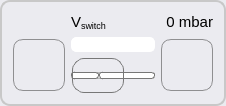
              <widget class="QGroupBox" name="groupBox_switch">
               <property name="sizePolicy">
                <sizepolicy hsizetype="Expanding" vsizetype="Expanding">
                 <horstretch>0</horstretch>
                 <verstretch>0</verstretch>
                </sizepolicy>
               </property>
               <property name="minimumSize">
                <size>
                 <width>150</width>
                 <height>50</height>
                </size>
               </property>
               <property name="maximumSize">
                <size>
                 <width>16777215</width>
                 <height>16777215</height>
                </size>
               </property>
               <property name="styleSheet">
                <string notr="true">QGroupBox { 
     border: 2px solid  rgb(200, 200, 200); ; 
     border-radius: 10px; 
    color: rgb(80, 80, 80);
    background-color: rgb(235, 235, 240);
   /* background-color: rgb(235, 240, 235);*/
 } 

 QPushButton {
     border: 1px solid #8f8f91;
     border-radius: 10px;
     background-color: qlineargradient(x1: 0, y1: 0, x2: 0, y2: 1,
                                       stop: 0 #f6f7fa, stop: 1 #dadbde);
     min-width: 50px;
	 min-height: 50px;
     max-width: 50px;
	 max-height: 50px;
 }


 QPushButton:focus:pressed {
     background-color: qlineargradient(x1: 0, y1: 0, x2: 0, y2: 1,
                                       stop: 0 #F0F0FF, stop: 1 #f6f7fa);
 }

 QPushButton:hover {
     background-color: qlineargradient(x1: 0, y1: 0, x2: 0, y2: 1,
                                       stop: 0 #f6f7fa, stop: 1 #F0F0FF);
 }

QPushButton:disabled{ background-color: #CCCCCC; }

 QPushButton:flat {
     border: none; /* no border for a flat push button */
 }

 QPushButton:default {
     border-color: navy; /* make the default button prominent */
 }</string>
               </property>
               <property name="title">
                <string/>
               </property>
               <layout class="QGridLayout" name="gridLayout_9">
                <property name="topMargin">
                 <number>11</number>
                </property>
                <item row="0" column="1">
                 <widget class="QLabel" name="label_led_vs">
                  <property name="maximumSize">
                   <size>
                    <width>20</width>
                    <height>20</height>
                   </size>
                  </property>
                  <property name="text">
                   <string/>
                  </property>
                 </widget>
                </item>
                <item row="0" column="4" colspan="2">
                 <widget class="QLabel" name="label_switchPressure">
                  <property name="font">
                   <font>
                    <pointsize>11</pointsize>
                   </font>
                  </property>
                  <property name="toolTip">
                   <string>&lt;html&gt;&lt;head/&gt;&lt;body&gt;&lt;p&gt;&lt;span style=&quot; font-size:11pt;&quot;&gt; current value / set point &lt;/span&gt;&lt;/p&gt;&lt;/body&gt;&lt;/html&gt;</string>
                  </property>
                  <property name="styleSheet">
                   <string notr="true"/>
                  </property>
                  <property name="text">
                   <string>0 mbar</string>
                  </property>
                  <property name="alignment">
                   <set>Qt::AlignBottom|Qt::AlignRight|Qt::AlignTrailing</set>
                  </property>
                 </widget>
                </item>
                <item row="2" column="3" colspan="2">
                 <widget class="QSlider" name="horizontalSlider_switch">
                  <property name="minimumSize">
                   <size>
                    <width>0</width>
                    <height>35</height>
                   </size>
                  </property>
                  <property name="toolTip">
                   <string>&lt;html&gt;&lt;head/&gt;&lt;body&gt;&lt;p&gt;Increase/decrease the vacuum channel Vswitch&lt;/p&gt;&lt;/body&gt;&lt;/html&gt;</string>
                  </property>
                  <property name="styleSheet">
                   <string notr="true">QSlider::groove:horizontal {
border: 1px solid #bbb;
background: white;
height: 5px;
border-radius: 3px;
}

QSlider::sub-page:horizontal {
background: qlineargradient(x1: 0, y1: 0,    x2: 0, y2: 1,
stop: 0 #dafefe,
stop: 1 #331cfe );
background: QLinearGradient( x1: 0, y1: 0, x2: 1, y2: 0,
stop: 0 #A9D08E,
stop: 0.4 #549635,
stop: 0.7 #148C14,
stop: 1 #006400 );
border: 1px solid #777;
height: 5px;
border-radius: 3px;
}

QSlider::add-page:horizontal {
background: #fff;
border: 1px solid #777;
height: 5px;
border-radius: 3px;
}

QSlider::handle:horizontal {
background: qlineargradient(x1:0, y1:0, x2:1, y2:1,
    stop:0 #eee, stop:1 #ccc);
border: 1px solid #777;
width: 50px;
margin-top: -15px;
margin-bottom: -15px;
border-radius: 12px;
}

QSlider::handle:horizontal:hover {
background: qlineargradient(x1:0, y1:0, x2:1, y2:1,
    stop:0 #fff, stop:1 #ddd);
border: 1px solid #444;
border-radius: 4px;
}

QSlider::sub-page:horizontal:disabled {
background: #bbb;
border-color: #999;
}

QSlider::add-page:horizontal:disabled {
background: #eee;
border-color: #999;
}

QSlider::handle:horizontal:disabled {
background: #eee;
border: 1px solid #aaa;
border-radius: 4px;
}</string>
                  </property>
                  <property name="maximum">
                   <number>300</number>
                  </property>
                  <property name="value">
                   <number>0</number>
                  </property>
                  <property name="orientation">
                   <enum>Qt::Horizontal</enum>
                  </property>
                  <property name="tickPosition">
                   <enum>QSlider::TicksBelow</enum>
                  </property>
                  <property name="tickInterval">
                   <number>10</number>
                  </property>
                 </widget>
                </item>
                <item row="1" column="3" colspan="2">
                 <widget class="QProgressBar" name="progressBar_switch">
                  <property name="minimumSize">
                   <size>
                    <width>0</width>
                    <height>0</height>
                   </size>
                  </property>
                  <property name="maximumSize">
                   <size>
                    <width>16777215</width>
                    <height>15</height>
                   </size>
                  </property>
                  <property name="font">
                   <font>
                    <pointsize>10</pointsize>
                    <weight>50</weight>
                    <bold>false</bold>
                   </font>
                  </property>
                  <property name="toolTip">
                   <string>Current vacuum value</string>
                  </property>
                  <property name="styleSheet">
                   <string notr="true">QProgressBar {
border: 1px solid white;
padding: 1px;
color: rgb(255, 255, 255);
border-bottom-right-radius: 5px;
border-bottom-left-radius: 5px;
border-top-right-radius: 5px;
border-top-left-radius: 5px;
text-align:right;
/*margin-right: 25ex;*/
background: QLinearGradient( x1: 0, y1: 0, x2: 1, y2: 0,
stop: 0 #fff,
stop: 0.4 #eee,
stop: 0.7 #ddd,
stop: 1 #eee );
width: 15px;
}

QProgressBar::chunk {
background: QLinearGradient( x1: 0, y1: 0, x2: 1, y2: 0,
stop: 0 #A9D08E,
stop: 0.4 #549635,
stop: 0.7 #148C14,
stop: 1 #006400 );
border-bottom-right-radius: 5px;
border-bottom-left-radius: 5px;
border-top-right-radius: 5px;
border-top-left-radius: 5px;
/*border: 2px solid white;*/
/*width: 1px;*/
}</string>
                  </property>
                  <property name="minimum">
                   <number>0</number>
                  </property>
                  <property name="maximum">
                   <number>300</number>
                  </property>
                  <property name="value">
                   <number>0</number>
                  </property>
                  <property name="alignment">
                   <set>Qt::AlignRight</set>
                  </property>
                  <property name="textVisible">
                   <bool>false</bool>
                  </property>
                  <property name="invertedAppearance">
                   <bool>false</bool>
                  </property>
                  <property name="format">
                   <string notr="true">%v mbar</string>
                  </property>
                 </widget>
                </item>
                <item row="1" column="0" rowspan="2" colspan="3">
                 <widget class="QPushButton" name="pushButton_switchDown">
                  <property name="maximumSize">
                   <size>
                    <width>52</width>
                    <height>52</height>
                   </size>
                  </property>
                  <property name="toolTip">
                   <string>Fine tuning: single step decrement</string>
                  </property>
                  <property name="styleSheet">
                   <string notr="true"/>
                  </property>
                  <property name="text">
                   <string/>
                  </property>
                  <property name="icon">
                   <iconset resource="../resources.qrc">
                    <normaloff>:/icons/minus.png</normaloff>:/icons/minus.png</iconset>
                  </property>
                  <property name="iconSize">
                   <size>
                    <width>35</width>
                    <height>35</height>
                   </size>
                  </property>
                  <property name="flat">
                   <bool>false</bool>
                  </property>
                 </widget>
                </item>
                <item row="1" column="5" rowspan="2">
                 <widget class="QPushButton" name="pushButton_switchUp">
                  <property name="maximumSize">
                   <size>
                    <width>52</width>
                    <height>52</height>
                   </size>
                  </property>
                  <property name="toolTip">
                   <string>Fine tuning: single step increment</string>
                  </property>
                  <property name="styleSheet">
                   <string notr="true"/>
                  </property>
                  <property name="text">
                   <string/>
                  </property>
                  <property name="icon">
                   <iconset resource="../resources.qrc">
                    <normaloff>:/icons/plus.png</normaloff>:/icons/plus.png</iconset>
                  </property>
                  <property name="iconSize">
                   <size>
                    <width>35</width>
                    <height>35</height>
                   </size>
                  </property>
                  <property name="flat">
                   <bool>false</bool>
                  </property>
                 </widget>
                </item>
                <item row="0" column="3">
                 <widget class="QLabel" name="label_switch">
                  <property name="font">
                   <font>
                    <pointsize>11</pointsize>
                   </font>
                  </property>
                  <property name="styleSheet">
                   <string notr="true"/>
                  </property>
                  <property name="text">
                   <string notr="true">&lt;html&gt;&lt;head/&gt;&lt;body&gt;&lt;p&gt;V&lt;span style=&quot; vertical-align:sub;&quot;&gt;switch&lt;/span&gt;&lt;/p&gt;&lt;/body&gt;&lt;/html&gt;</string>
                  </property>
                  <property name="alignment">
                   <set>Qt::AlignBottom|Qt::AlignLeading|Qt::AlignLeft</set>
                  </property>
                 </widget>
                </item>
                <item row="0" column="2">
                 <widget class="QWidget" name="widget_5" native="true">
                  <property name="maximumSize">
                   <size>
                    <width>10</width>
                    <height>16777215</height>
                   </size>
                  </property>
                 </widget>
                </item>
                <item row="0" column="0">
                 <widget class="QWidget" name="widget_6" native="true">
                  <property name="maximumSize">
                   <size>
                    <width>10</width>
                    <height>16777215</height>
                   </size>
                  </property>
                 </widget>
                </item>
               </layout>
              </widget>
